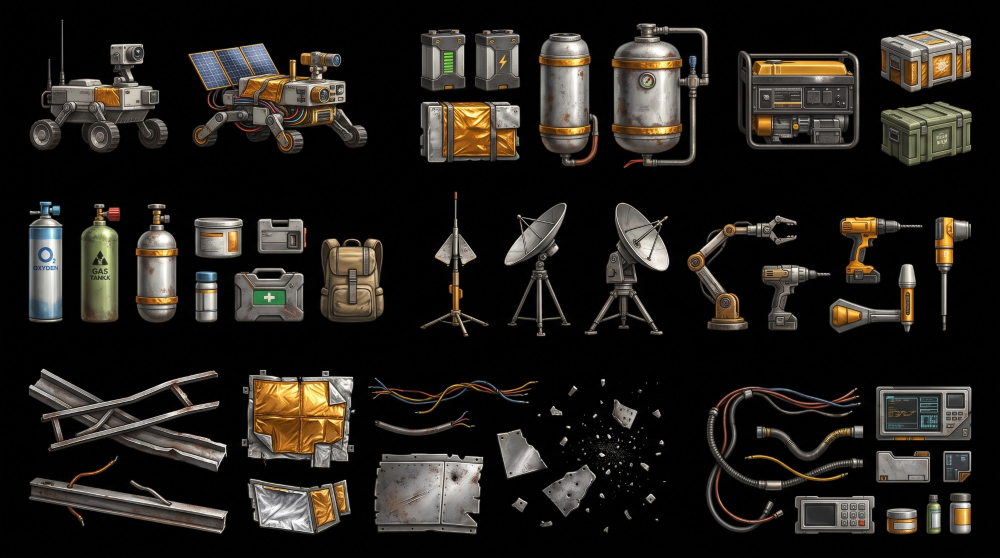
#> input picture herramientas/arte/fuentes/sheet_equipo_a.jpg, 2000 x 1116 px (shown at 1/2 size)
$ python procesar_arte.py
#> lines starting #> are read from the running program, lines starting #| are printed output that depends on the picture; after the words box and inside, x2 and y2 are one past the last pixel; in counts of white or black regions, pixels touching at a corner belong together
#> in build_sprites, rgb is the input picture: shape (1116, 2000, 3); mean R, G, B 34.6, 31.4, 26.9
### herramientas/arte/segmentar.py
"""Black-background sprite segmentation helpers for the art pipeline.

Used by ``procesar_arte.py``. Pure functions over numpy arrays; no file
layout knowledge lives here.
"""
from __future__ import annotations

from dataclasses import dataclass

import numpy as np
from PIL import Image
from scipy import ndimage as ndi


@dataclass
class SheetParams:
    """Per-sheet tuning for black-to-alpha conversion and component search."""

    t_lo: float = 14.0       # value (max RGB) at or below which alpha = 0
    t_hi: float = 46.0       # value at or above which alpha = 1
    t_mask: float = 26.0     # binary threshold used to find components
    dilate: int = 6          # px dilation so multi-piece objects stay together
    min_area: int = 1500     # drop components smaller than this (mask px)
    fill_holes_max: int = 900  # enclosed dark holes up to this area become opaque
    pad: int = 4             # padding around the trimmed bbox


@dataclass
class Component:
    label: int
    bbox: tuple[int, int, int, int]  # x0, y0, x1, y1 (exclusive)
    area: int
    centroid: tuple[float, float]


def value_channel(rgb: np.ndarray) -> np.ndarray:
    """Max RGB channel. Keeps dark coloured metal brighter than luminance does."""
    return rgb.max(axis=2).astype(np.float32)
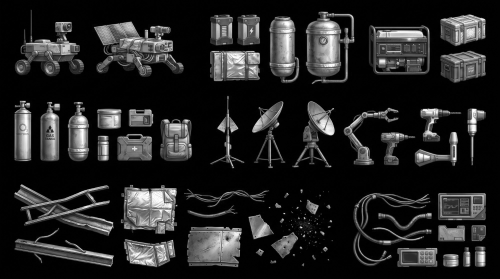
#> returned value: shape (1116, 2000) float32 (shown at 1/4 size); min 0, max 255, mean 35.2


def soft_alpha(v: np.ndarray, p: SheetParams) -> np.ndarray:
    """Smoothstep ramp between t_lo and t_hi: light feathering, no hard jaggies."""
    x = np.clip((v - p.t_lo) / max(p.t_hi - p.t_lo, 1e-3), 0.0, 1.0)
    return x * x * (3.0 - 2.0 * x)


def find_components(rgb: np.ndarray, p: SheetParams) -> tuple[np.ndarray, list[Component]]:
    """Label connected components on a dilated binary mask."""
    v = value_channel(rgb)
    mask = v > p.t_mask
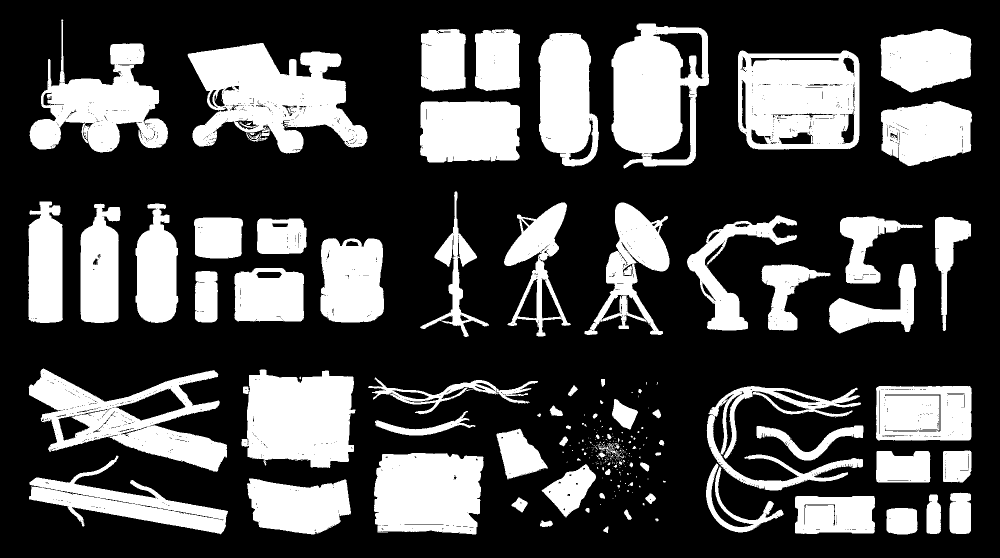
#> mask: shape (1116, 2000) bool (shown at 1/2 size); 30.1% white; 315 white regions (226 under 20 px), largest, box (x1, y1, x2, y2) and area: (375, 86, 735, 308) 44840, (1476, 101, 1719, 299) 40344, (1223, 47, 1418, 337) 37403
    mask = ndi.binary_opening(mask, iterations=1)  # kill JPEG speckle
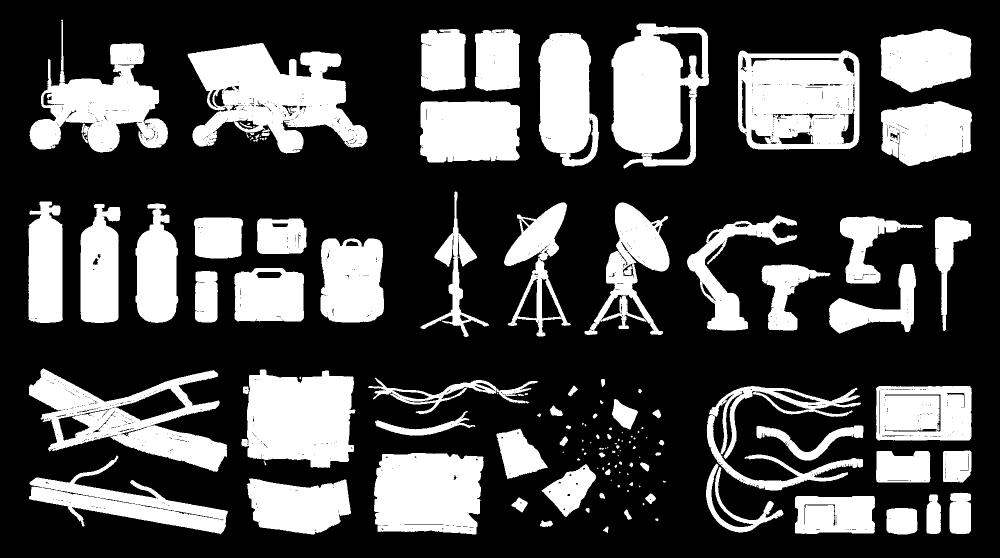
#> mask: shape (1116, 2000) bool (shown at 1/2 size); 29.9% white; 138 white regions (43 under 20 px), largest, box (x1, y1, x2, y2) and area: (375, 86, 735, 307) 44353, (1476, 101, 1719, 299) 40180, (1223, 47, 1418, 337) 37372
    if p.dilate > 0:
        st = ndi.generate_binary_structure(2, 1)
        grown = ndi.binary_dilation(mask, structure=st, iterations=p.dilate)
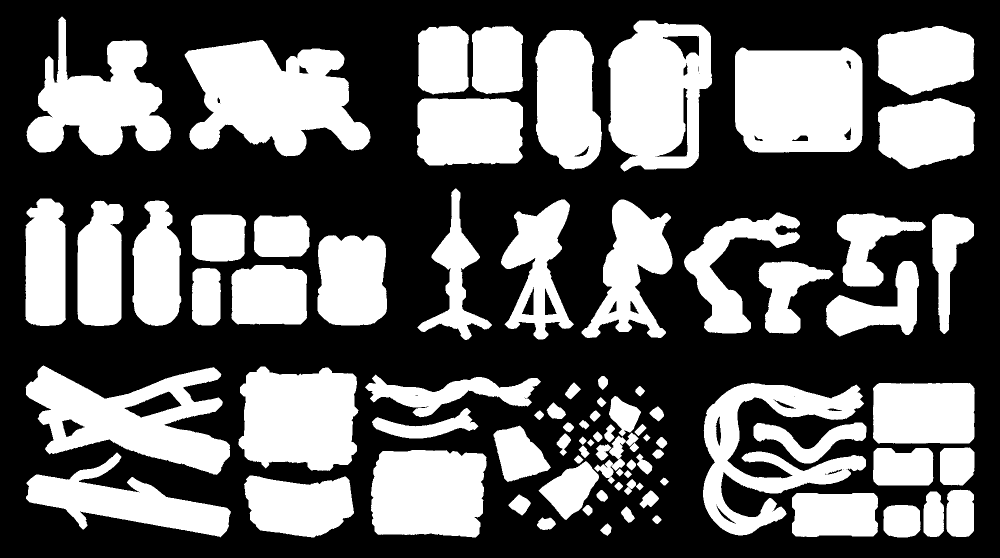
#> grown: shape (1116, 2000) bool (shown at 1/2 size); 40% white; 85 white regions, largest, box (x1, y1, x2, y2) and area: (369, 80, 741, 313) 55813, (1470, 95, 1725, 305) 50124, (1217, 41, 1424, 343) 47579
    else:
        grown = mask
    labels, n = ndi.label(grown)
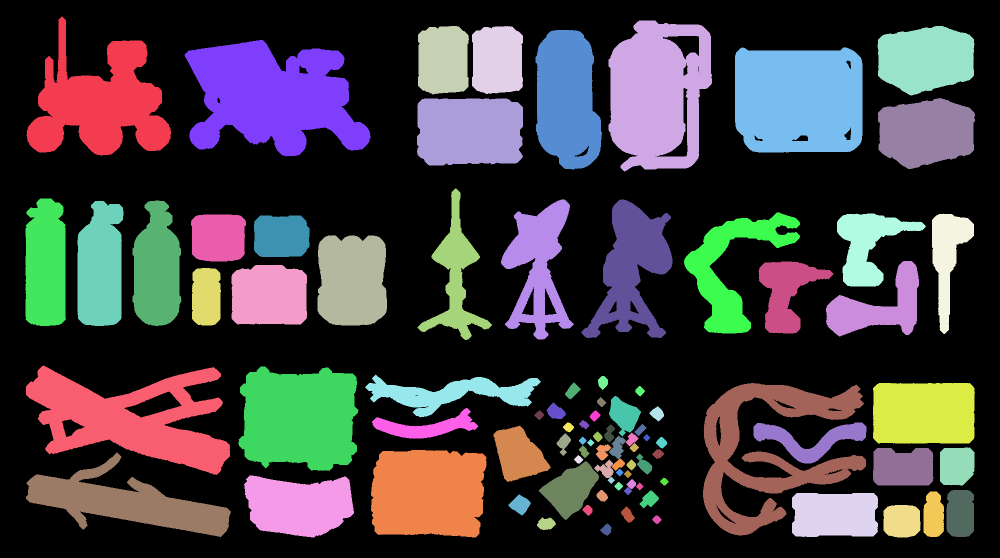
#> labels: shape (1116, 2000) int32 (shown at 1/2 size); 91 distinct labels, from 0 to 90; one colour per label, 0 black
#> n = 90
    comps: list[Component] = []
    if n == 0:
        return labels, comps
    areas = ndi.sum(mask, labels, index=np.arange(1, n + 1))
#> areas = 90 values, max 44786 at index 6, min 5 at index 50, mean 7422.6
#> (the rest of the program and of its run is left out)
